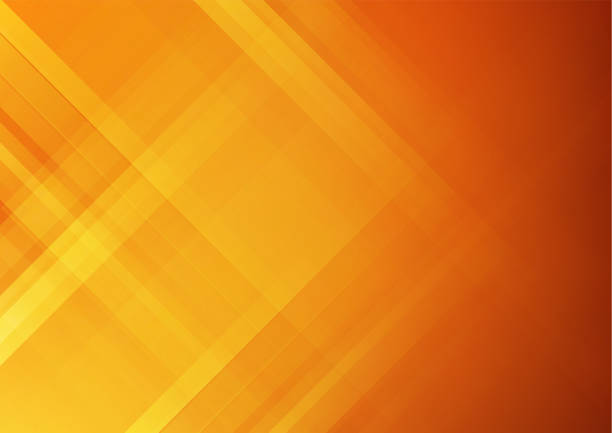
#> input picture Color Recognition/orange_gradients.jpg, 612 x 433 px, given in place of the camera
$ python sketch.py
#> lines starting #> are read from the running program, lines starting #| are printed output that depends on the picture; after the words box and inside, x2 and y2 are one past the last pixel; in counts of white or black regions, pixels touching at a corner belong together
#> further down, frame is the input picture: shape (433, 612, 3); mean B, G, R 22.3, 129.5, 223.6
import cv2
import numpy as np

def sketch(image):
    gray = cv2.cvtColor(image, cv2.COLOR_BGR2GRAY)
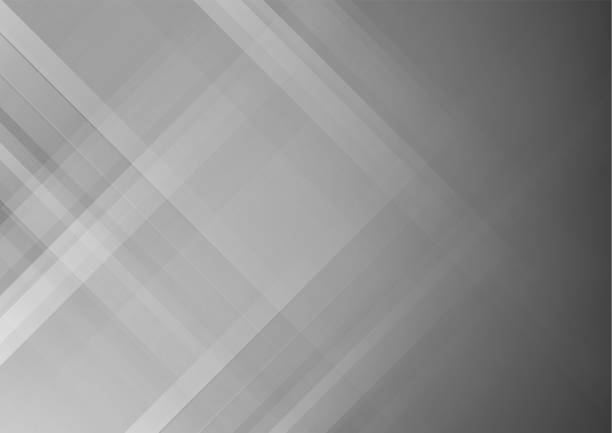
#> gray: shape (433, 612); min 56, max 225, mean 145.4
    blur_gray = cv2.GaussianBlur(gray, (5, 5), 900)
    edges = cv2.Canny(blur_gray, 45, 90)
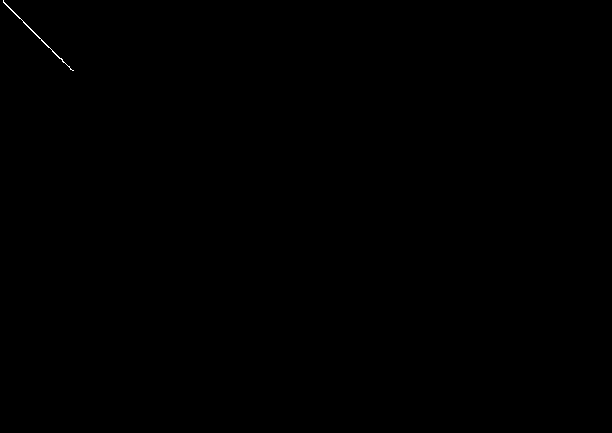
#> edges: shape (433, 612); 0.05% white in thin lines or dots, all inside (x1, y1, x2, y2) = (3, 0, 74, 71)
    ret, thr = cv2.threshold(edges, 70, 100, cv2.THRESH_BINARY_INV)
    return gray, thr

cam = cv2.VideoCapture(0)


while 1:
    ret, frame = cam.read()
    cv2.imshow('thresholded', sketch(frame)[1])
    if cv2.waitKey(1) == 27:
#> (key Esc is pressed here)
        break
    if cv2.waitKey(1) == 13:
        cv2.imwrite('sketch.jpg', sketch(frame)[1])
        print('Image Saved!!!')

cam.release()
cv2.destroyAllWindows()

$ run again, on Color Recognition/oranges_fruit.jpg
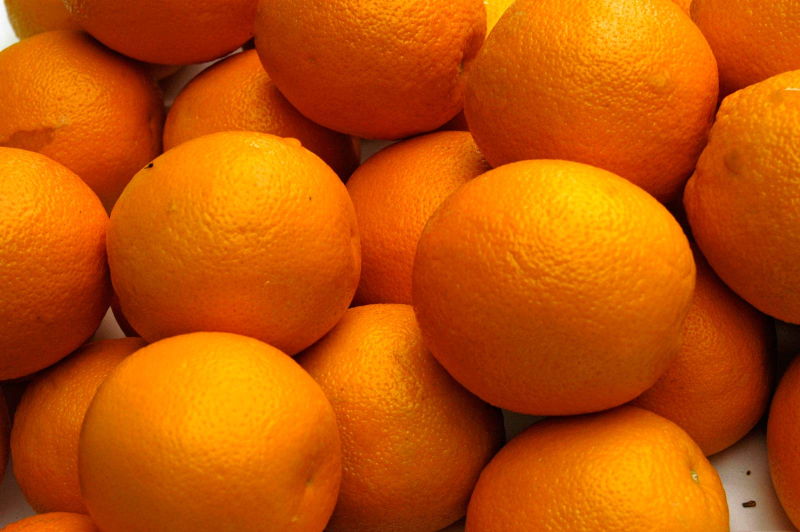
#> input picture Color Recognition/oranges_fruit.jpg, 1600 x 1064 px, given in place of the camera (shown at 1/2 size)
#> frame is the input picture: shape (1064, 1600, 3); mean B, G, R 3.2, 82.5, 190.6
#> in sketch, `edges = cv2.Canny(blur_gray, 45, 90)`:
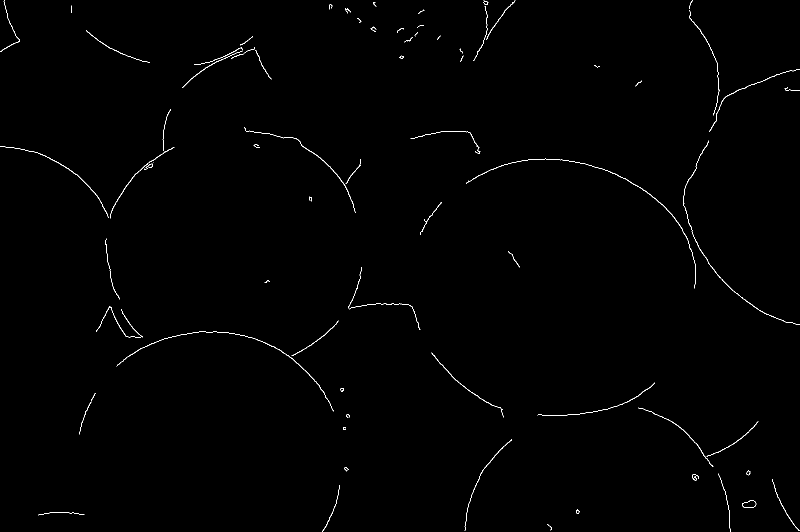
#> edges: shape (1064, 1600) (shown at 1/2 size); 0.49% white in thin lines or dots
#> in sketch, `ret, thr = cv2.threshold(edges, 70, 100, cv2.THRESH_BINARY_INV)`:
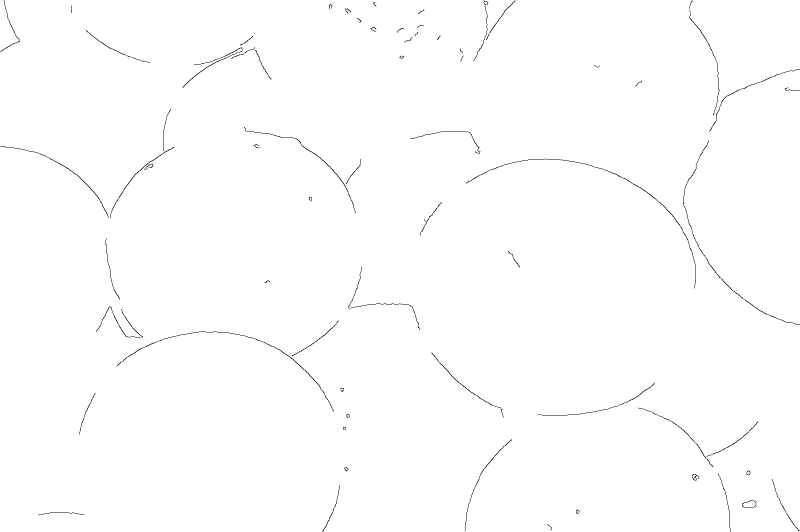
#> thr: shape (1064, 1600) (shown at 1/2 size); values 0 (black) and 100 (white), 99.5% white; black in thin lines or dots
